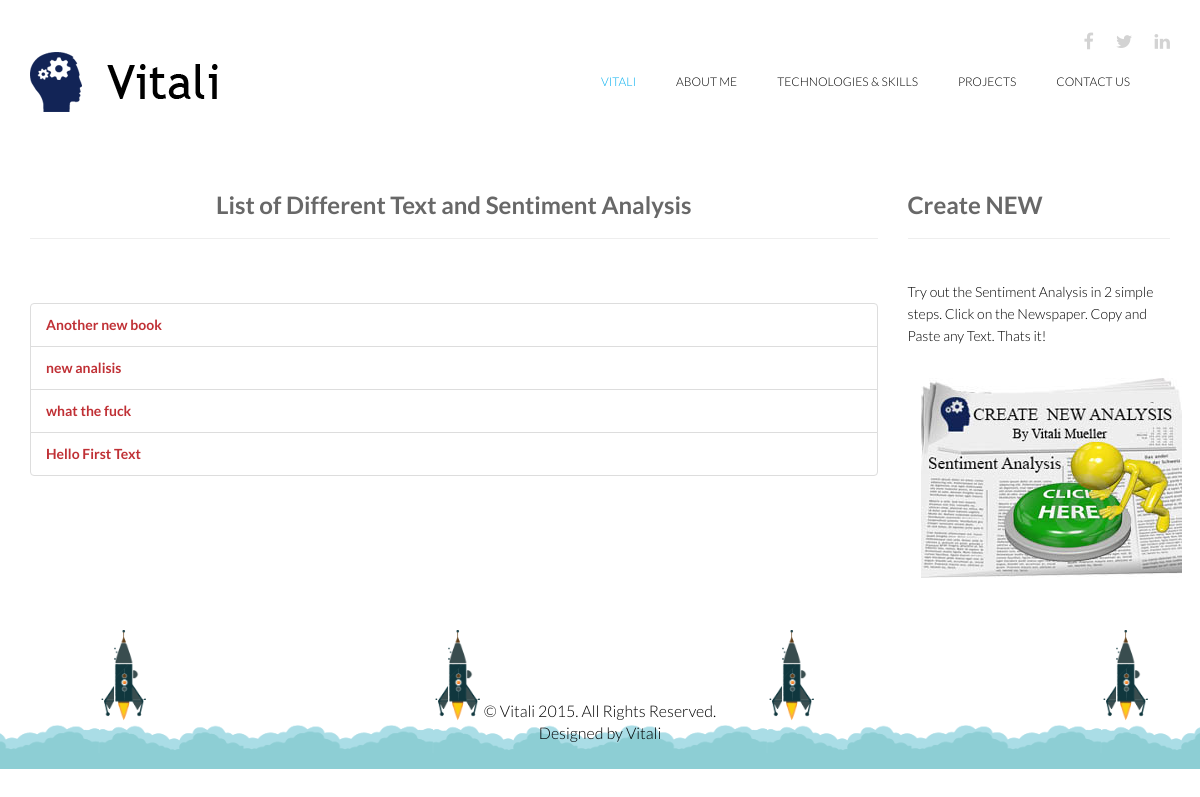
Screenshot of /sentiment/ with the database file from the repository.
### messageboard/models.py (models this page shows, shortened)
class InputText(models.Model):
    title = models.CharField(max_length=255)
    content = models.TextField()
    created = models.DateTimeField(auto_now_add=True, auto_now=False)
    slug = models.SlugField(unique=True)
    def __str__(self):
        return self.title
    def get_absolute_url(self):
        return reverse("sent_detail", kwargs={'slug':self.slug})

### messageboard/views.py (the view)
# urls.py: url(r'^sentiment/$', SentimentList.as_view(), name="sent_list"),
class SentimentList(ListView):
    template_name = 'sentiment/list.html'
    model = InputText
    def get_queryset(self, *args, **kwargs):
        qs = super(SentimentList, self).get_queryset(*args, **kwargs).order_by("-created")
        return qs

### templates/sentiment/list.html
{% extends 'base.html' %}
{% load static %}
{% block content %}
<div class="container">
<div class="row">
    <div class="col-sm-9">
        <h2 class="text-center"><strong>List of Different Text and Sentiment Analysis</strong></h2>
		<hr/>
		<br/>
        <br/>
        <ul class="list-group">
            {% for object in object_list %}
            <li class="list-group-item"> <a href="{{ object.get_absolute_url }}"><strong>{{ object }}</strong></a> </li>
            {% empty %}
            <li class="list-group-item">You have no lists</li>
            {% endfor %}
        </ul>
    </div>
<div class="col-sm-3">
        <h2><strong>Create NEW</strong></h2>
		<hr/>
		<br/>
        Try out the Sentiment Analysis in 2 simple steps.
        Click on the Newspaper. Copy and Paste any Text.
        Thats it!
        <p style="padding: 0; margin: 0;"><a href="{% url 'sent_create' %}" class="btn"><img src="{% static 'vitali/images/portfolio/14.jpg' %}" /></a></p> </div> </div>
</div>
{% endblock content %}

### static/our_static/vitali/css/main.css (style rules this page uses)
body { background: #fff; font-family: 'Lato', sans-serif; font-weight: 300; font-size: 14px; line-height: 22px; color: #000; }
html { height: 100%; }
a { color:#C03035; }
a { -webkit-transition: 300ms; -moz-transition: 300ms; -o-transition: 300ms; transition: 300ms; }
ul { list-style: none; }
h1, h2, h3, h4, h5, h6 { font-family: 'Lato', sans-serif; font-weight: 300; }
h2 { font-size: 24px; color: #686868; }

### rows the page displays
InputText: title "Another new book"
InputText: title "new analisis"
InputText: title "what the fuck"
InputText: title "Hello First Text"
